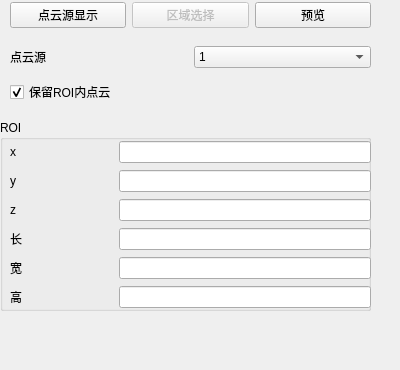
       <widget class="QWidget" name="getcloud">
        <widget class="QStackedWidget" name="getcloud_setting">
         <property name="geometry">
          <rect>
           <x>0</x>
           <y>30</y>
           <width>391</width>
           <height>331</height>
          </rect>
         </property>
         <property name="currentIndex">
          <number>0</number>
         </property>
         <widget class="QWidget" name="getcloud_general_setting">
          <widget class="QGroupBox" name="getcloud_ROI_setting">
           <property name="geometry">
            <rect>
             <x>0</x>
             <y>90</y>
             <width>371</width>
             <height>191</height>
            </rect>
           </property>
           <property name="title">
            <string>ROI</string>
           </property>
           <widget class="QWidget" name="layoutWidget">
            <property name="geometry">
             <rect>
              <x>10</x>
              <y>20</y>
              <width>361</width>
              <height>171</height>
             </rect>
            </property>
            <layout class="QGridLayout" name="gridLayout_27">
             <item row="0" column="0" colspan="2">
              <widget class="QLabel" name="label_171">
               <property name="text">
                <string>x                             </string>
               </property>
              </widget>
             </item>
             <item row="0" column="2">
              <widget class="QLineEdit" name="getcloud_x"/>
             </item>
             <item row="1" column="0" colspan="2">
              <widget class="QLabel" name="label_172">
               <property name="text">
                <string>y</string>
               </property>
              </widget>
             </item>
             <item row="1" column="2">
              <widget class="QLineEdit" name="getcloud_y"/>
             </item>
             <item row="2" column="0" colspan="2">
              <widget class="QLabel" name="label_173">
               <property name="text">
                <string>z</string>
               </property>
              </widget>
             </item>
             <item row="2" column="2">
              <widget class="QLineEdit" name="getcloud_z"/>
             </item>
             <item row="3" column="2">
              <widget class="QLineEdit" name="getcloud_l"/>
             </item>
             <item row="4" column="2">
              <widget class="QLineEdit" name="getcloud_w"/>
             </item>
             <item row="5" column="2">
              <widget class="QLineEdit" name="getcloud_h"/>
             </item>
             <item row="3" column="0" colspan="2">
              <widget class="QLabel" name="label_174">
               <property name="text">
                <string>长</string>
               </property>
              </widget>
             </item>
             <item row="4" column="0" colspan="2">
              <widget class="QLabel" name="label_175">
               <property name="text">
                <string>宽</string>
               </property>
              </widget>
             </item>
             <item row="5" column="0" colspan="2">
              <widget class="QLabel" name="label_176">
               <property name="text">
                <string>高</string>
               </property>
              </widget>
             </item>
            </layout>
           </widget>
          </widget>
          <widget class="QWidget" name="layoutWidget">
           <property name="geometry">
            <rect>
             <x>10</x>
             <y>10</y>
             <width>361</width>
             <height>71</height>
            </rect>
           </property>
           <layout class="QGridLayout" name="gridLayout_26">
            <item row="0" column="0">
             <widget class="QLabel" name="label_163">
              <property name="text">
               <string>点云源</string>
              </property>
             </widget>
            </item>
            <item row="0" column="1">
             <widget class="QComboBox" name="getcloud_cloud">
              <property name="styleSheet">
               <string notr="true">selection-color: rgb(0, 0, 0);</string>
              </property>
              <item>
               <property name="text">
                <string>1</string>
               </property>
              </item>
             </widget>
            </item>
            <item row="1" column="0" colspan="2">
             <widget class="QCheckBox" name="getcloud_in">
              <property name="text">
               <string>保留ROI内点云</string>
              </property>
              <property name="checked">
               <bool>true</bool>
              </property>
             </widget>
            </item>
           </layout>
          </widget>
         </widget>
        </widget>
        <widget class="QWidget" name="layoutWidget">
         <property name="geometry">
          <rect>
           <x>10</x>
           <y>0</y>
           <width>361</width>
           <height>31</height>
          </rect>
         </property>
         <layout class="QGridLayout" name="gridLayout_25">
          <item row="0" column="0">
           <widget class="QPushButton" name="getcloud_general">
            <property name="enabled">
             <bool>true</bool>
            </property>
            <property name="text">
             <string>点云源显示</string>
            </property>
           </widget>
          </item>
          <item row="0" column="1">
           <widget class="QPushButton" name="getcloud_ROI">
            <property name="enabled">
             <bool>false</bool>
            </property>
            <property name="text">
             <string>区域选择</string>
            </property>
           </widget>
          </item>
          <item row="0" column="2">
           <widget class="QPushButton" name="getcloud_preview">
            <property name="enabled">
             <bool>true</bool>
            </property>
            <property name="text">
             <string>预览</string>
            </property>
           </widget>
          </item>
         </layout>
        </widget>
       </widget>
